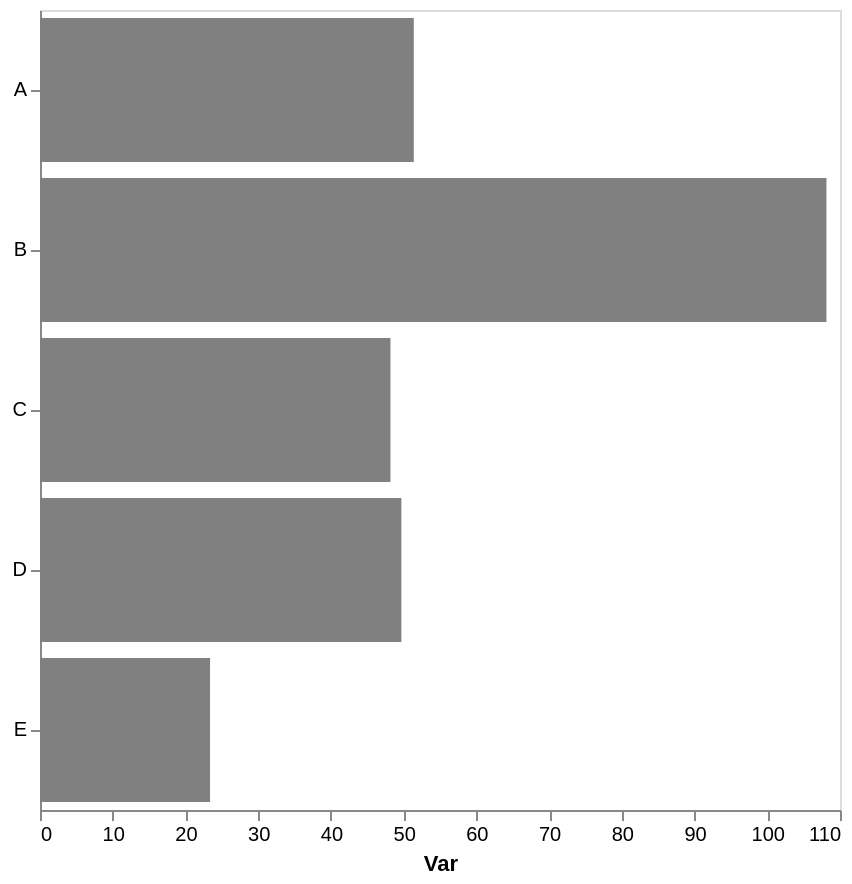

Specify this chart in Vega-Lite:
### Vega-Lite specification from a JSON file in a GitHub repository (floating-point values rounded to 4 significant figures)
{"config": {"view": {"continuousWidth": 300, "continuousHeight": 300}, "axis": {"grid": false}, "bar": {"color": "gray"}}, "data": {"name": "data-a9004377b520bb93a44d15a6fa87b147"}, "mark": {"type": "bar"}, "encoding": {"x": {"aggregate": "mean", "axis": {"title": "Var"}, "field": "var1", "type": "quantitative"}, "y": {"axis": {"title": null}, "field": "cat", "type": "nominal"}}, "height": 400, "width": 400, "$schema": "https://vega.github.io/schema/vega-lite/v5.17.0.json", "datasets": {"data-a9004377b520bb93a44d15a6fa87b147": [{"cat": "D", "var1": 44.17, "var2": 45.39}, {"cat": "A", "var1": 55.63, "var2": 41.92}, {"cat": "A", "var1": 53.07, "var2": 58.78}, {"cat": "A", "var1": 51.64, "var2": 48.44}, {"cat": "A", "var1": 45.25, "var2": 50.46}, {"cat": "B", "var1": 115.7, "var2": 50.15}, {"cat": "C", "var1": 48.19, "var2": 55.48}, {"cat": "E", "var1": 25.82, "var2": 64.12}, {"cat": "D", "var1": 64.06, "var2": 52.01}, {"cat": "B", "var1": 100.5, "var2": 39.24}, {"cat": "D", "var1": 40.83, "var2": 53.02}, {"cat": "E", "var1": 20.95, "var2": 58.38}]}}
